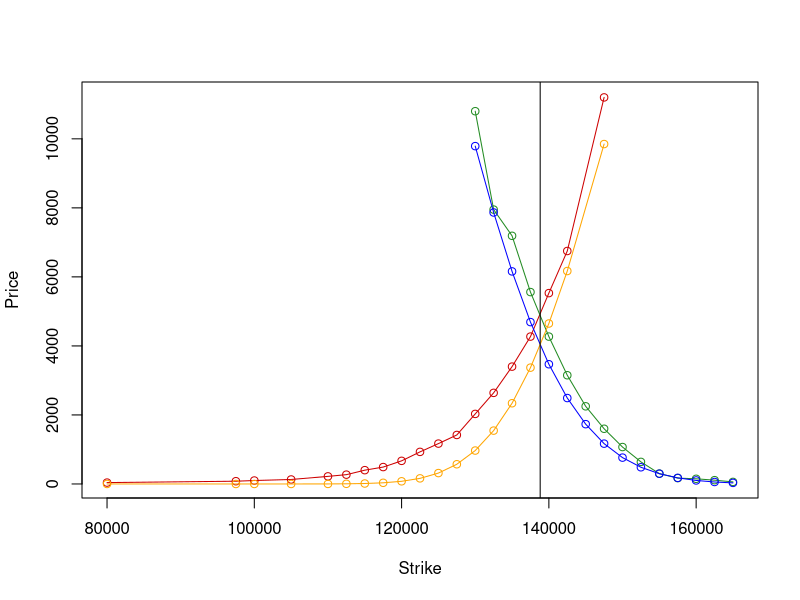

Source code (R):
library("TTR")

# BS d1
D1 <- function (S, E, r, volatility, expiry) {
  (log(S / E) + (r + 0.5 * volatility ^ 2) * (expiry)) / (volatility * sqrt(expiry))
}

# BS d2
D2 <- function (d1, volatility, expiry) {
  d1 - volatility * sqrt(expiry)
}

# call
C <- function (S, d1, d2, E, r, expiry) {
  S * pnorm(d1) - E * exp(-r * (expiry)) * pnorm(d2)
}

# put
P <- function (S, d1, d2, E, r, expiry) {
  -S * pnorm(-d1) + E * exp(-r * (expiry)) * pnorm(-d2)
}

# asset: RIU9, expires in 71 days, price: 138820, Trade date: 10.07.2019 0:00:00
asset = 138820
expiry = 1 / 252 * 71
callStrikes = c(130000,132500,135000,137500,140000,142500,145000,147500,150000,152500,155000,157500,160000,162500,165000)
callPrices = c(10800,7950,7190,5560,4270,3150,2250,1600,1070,640,300,170,150,110,60)
putStrikes = c(80000,97500,100000,105000,110000,112500,115000,117500,120000,122500,125000,127500,130000,132500,135000,137500,140000,142500,147500)
putPrices = c(40,80,100,130,220,270,400,490,670,930,1170,1420,2030,2640,3400,4270,5530,6750,11200)

Open = c(116950,115750,117570,117740,118350,117820,118500,119450,119760,121820,120330,121300,120320,121590,121950,121680,121890,123350,123290,121560,120360,120170,120940,120000,119660,121210,120230,119400,119300,117880,117200,120350,120320,121590,120720,120690,123030,124360,122430,123050,123700,122160,122550,123510,123490,126400,125650,125580,127460,128070,128710,130910,131270,131020,131180,132660,133170,136090,134480,135810,135430,136200,136150,135230,137550,136690,137120,138430,137210,138300,137610)
High = c(118280,117790,118000,119000,118350,118500,119300,120580,121790,122000,121830,121700,121520,122600,122390,122210,123500,124110,123690,121560,120550,121200,121300,120800,121000,121440,120720,120000,119410,118500,120500,121000,121990,121590,121580,123150,124760,124520,124070,123770,124050,122920,124130,124070,127300,127260,126640,128060,128670,130070,131630,131490,132690,132330,133110,133850,136650,136370,136350,136560,136390,137080,136780,138360,137910,137730,138580,138850,138310,138340,139270)
Low = c(115550,115750,117000,117620,117270,117630,118440,119390,119570,120400,119850,120000,120060,121550,121150,121670,121720,122800,121470,120200,119690,119950,120050,119430,119660,118750,119380,118950,117150,117000,117110,119620,120080,120420,120330,120630,122640,121980,121880,122960,121590,121390,122540,122070,122450,125180,125200,125370,127330,127870,128450,129910,130970,130530,127100,132610,132710,133800,134350,134460,134470,135270,135160,134600,136370,136130,137120,137210,136600,137310,136830)
Close = c(115960,117790,117400,118520,117990,118460,119300,119500,121650,120400,120600,120270,121250,121980,121690,121870,123340,123320,121720,120200,120150,121030,120350,119630,121000,120240,119720,119740,117680,117700,120500,120520,121640,120770,121120,123100,124690,122500,122990,123650,123540,122600,123600,123880,126740,125720,125630,127540,128200,128650,130800,131430,131030,131300,132780,132960,136030,134450,135690,135370,136070,136130,135280,137710,136610,137170,138470,137260,138220,137510,138820)
ohlc <- data.frame(Open, High, Low, Close)

vYZ <- volatility(ohlc, calc = "yang.zhang")
hv = vYZ[length(vYZ)]

callPricesHV = array(length(callStrikes))
putPricesHV = array(length(putStrikes))

for (i in 1:length(callStrikes))
{
  S = asset
  E = callStrikes[i]
  r = 0
  d1 = D1(S, E, r, hv, expiry)
  d2 = D2(d1, hv, expiry)
  callPricesHV[i] = C(S, d1, d2, E, r, expiry)
}

for (i in 1:length(putStrikes))
{
  S = asset
  E = putStrikes[i]
  r = 0
  d1 = D1(S, E, r, hv, expiry)
  d2 = D2(d1, hv, expiry)
  putPricesHV[i] = P(S, d1, d2, E, r, expiry)
}

xrange = range(putStrikes, callStrikes)
yrange = range(putPrices, callPrices)

plot(xrange, yrange, type = "n", xlab = "Strike", ylab = "Price")

points(putStrikes, putPrices, col = "red3", type = "o")
points(callStrikes, callPrices, col = "forestgreen", type = "o")

points(callStrikes, callPricesHV, col = "blue", type = "o")
points(putStrikes, putPricesHV, col = "orange", type = "o")

abline(v=asset, col="black")